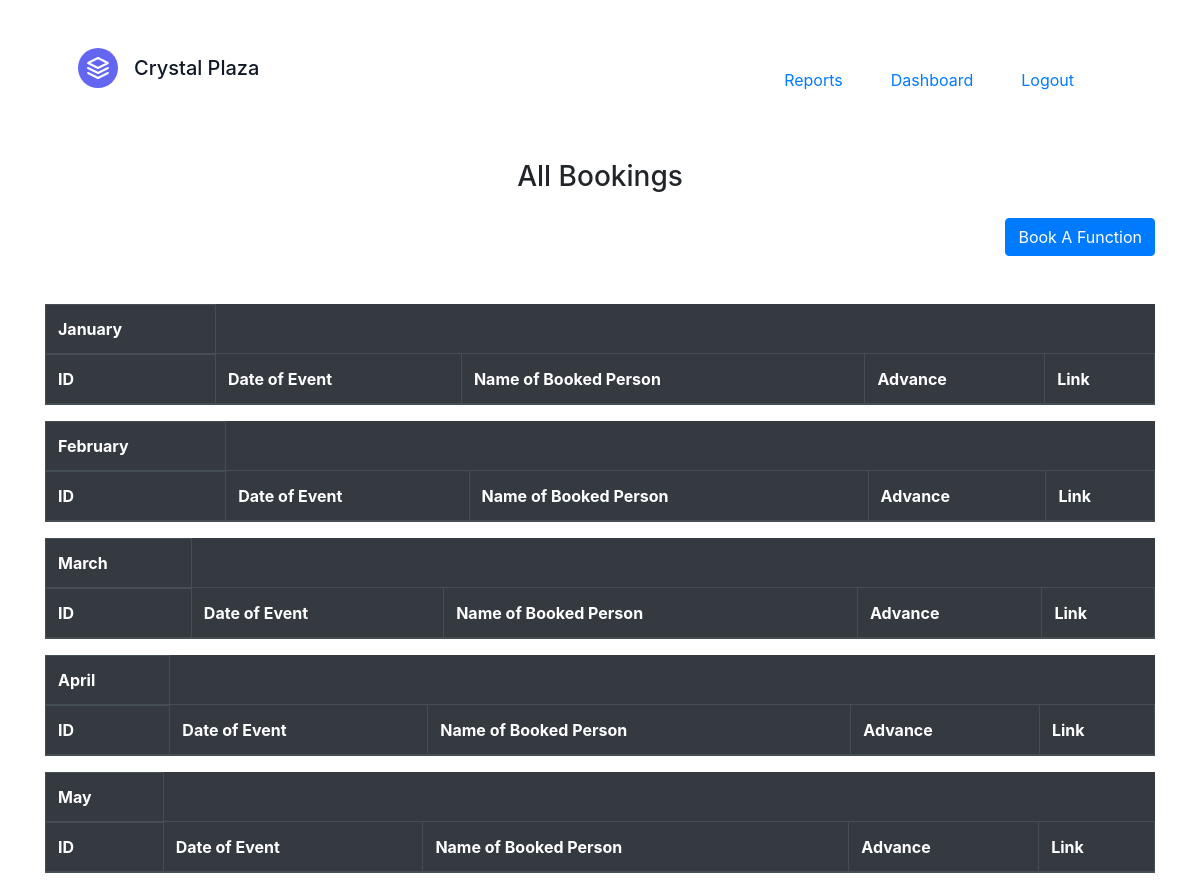
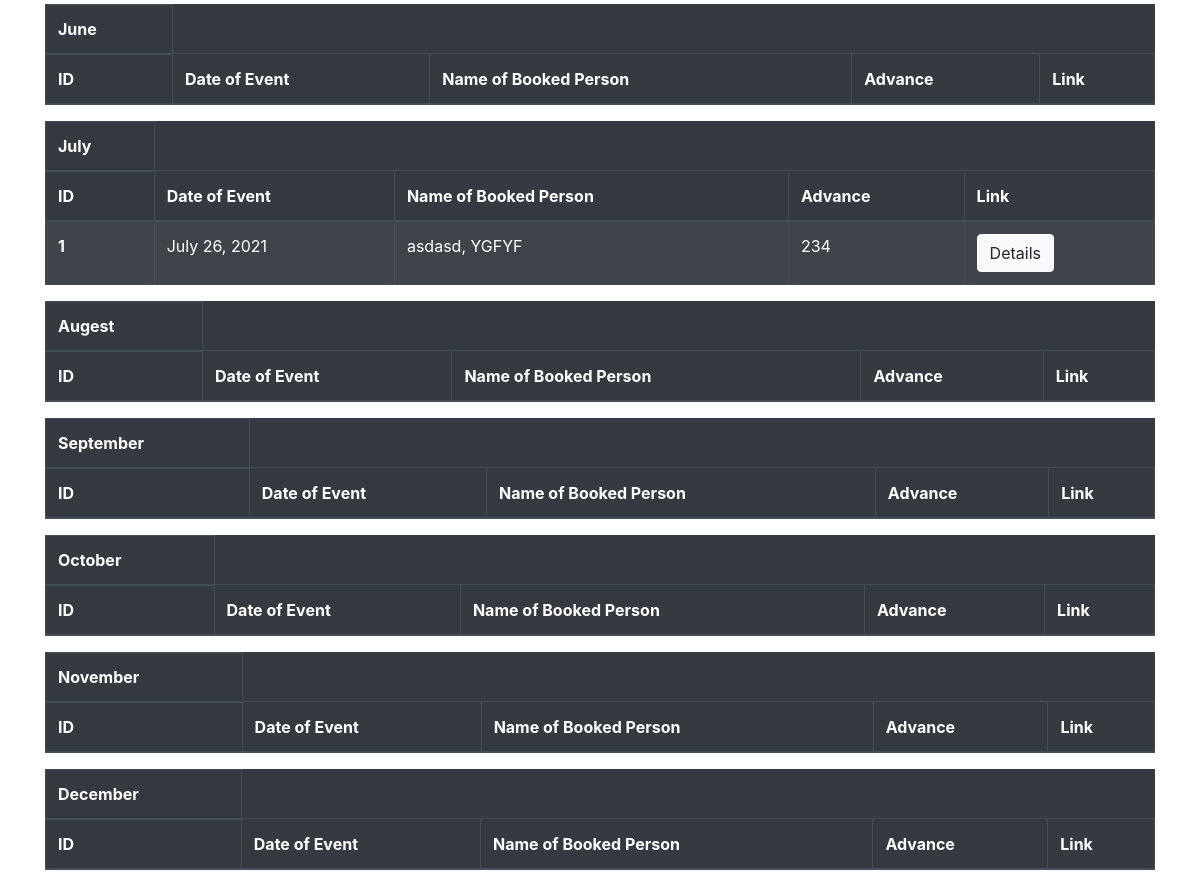
The app's page /booking/list/ (signed in) with its own data (2 pictures, top to bottom).
### booking/models.py (models this page shows, shortened)
class Month(models.Model):
    name=models.CharField(max_length=50)
    number=models.IntegerField()
    class Meta:
        ordering=('number',)

class BookingData(models.Model):
    event_choices=(('Marriage Function (Day)',"Marriage Function (Day)"),
                   ('Meeting','Meeting'),
                   ('Reception(Evening)','Reception(Evening)'))
    event_date=models.DateField(null=False,blank=False,unique=True)
    name=models.CharField(max_length=255)
    event_type=models.CharField(choices=event_choices,max_length=255)
    bride_or_groom_name=models.CharField(max_length=255,null=True,blank=True)
    house_name=models.CharField(max_length=255)
    post=models.CharField(max_length=255,null=True,blank=True)
    location=models.CharField(max_length=255)
    booking_date=models.DateTimeField(auto_now_add=True)
    last_modified=models.DateTimeField(auto_now=True)
    advance=models.PositiveIntegerField()
    total_amount=models.PositiveIntegerField(default=40000)
    balance=models.PositiveIntegerField(null=True)
    contact1=models.IntegerField()
    contact2=models.IntegerField()
    is_completed=models.BooleanField(default=False)
    kitchen_team=models.CharField(max_length=255,default='Not Provided',null=True,blank=True)
    kitchen_team_license=models.ImageField(upload_to='imgs/',null=True,blank=True)
    class Meta:
        ordering=('event_date',)

### booking/views.py (the view)
# urls.py: path("list/",views.listing_page,name='listing_page'),
def listing_page(request):
    record=BookingData.objects.all()
    months=Month.objects.all()
    context={
        'record':record,
        "months":months
    }
    return render(request,'booking/list.html',context)

### booking/templates/booking/list.html (shortened to what this page needs)
<!DOCTYPE html>
<html lang="en">
<head>
    <link href="https://unpkg.com/tailwindcss@^2/dist/tailwind.min.css" rel="stylesheet">
</head>
<body>
    {% extends "booking/base.html" %}
    {% block contain %}
    <header class="text-gray-600 body-font">
      <div class="container mx-auto flex flex-wrap p-5 flex-col md:flex-row items-center">
        <a class="flex title-font font-medium items-center text-gray-900 mb-4 md:mb-0">
          <svg xmlns="http://www.w3.org/2000/svg" fill="none" stroke="currentColor" stroke-linecap="round" stroke-linejoin="round" stroke-width="2" class="w-10 h-10 text-white p-2 bg-indigo-500 rounded-full" viewBox="0 0 24 24">
            <path d="M12 2L2 7l10 5 10-5-10-5zM2 17l10 5 10-5M2 12l10 5 10-5"></path>
          </svg>
          <span class="ml-3 text-xl">Crystal Plaza</span>
        </a>
        <nav class="md:ml-auto flex flex-wrap items-center text-base justify-center">
          <a class="mr-5 hover:text-gray-900" href="{% url 'ledger:allreports' %}">Reports</a>
          <a class="mr-5 hover:text-gray-900" href="{% url 'userdata:dashboard' %}">Dashboard</a>
          {% if user.is_authenticated %}
          <a class="mr-5 hover:text-gray-900" href="{% url 'userdata:logout' %}">Logout</a>
          {% else %}
          <a class="mr-5 hover:text-gray-900" href="{% url 'userdata:login' %}">Login</a>
          {% endif %}
        </nav >
      </div>
    </header>
{% if user.is_authenticated %}
    <div class="container">
 <h3 class="text-center mb-4">   All Bookings</h3>
 <div class="text-right mb-5">
      <a href="{% url 'booking:booking_page' %}"><button class="text-center btn btn-primary">Book A Function</button></a>
</div>
{% for month in months %}
      <table class="table table-bordered table-striped table-dark">
              <thead>
            <th scope="col">{{month.name}}</th>
          <tr>
            <th scope="col">ID</th>
            <th scope="col">Date of Event</th>
            <th scope="col">Name of Booked Person</th>
            <th scope="col">Advance</th>
            <th scope="col">Link</th>
          </tr>
        </thead>
        <tbody>
            {% for each_booking in record %}
              {% if each_booking.event_date.month == month.number and each_booking.is_completed == False %}
          <tr>
            <th scope="row">{{each_booking.id}}</th>
            <td>{{each_booking.event_date}}</td>
            <td>{{each_booking.name}}, {{each_booking.location}} </td>
            <td>{{each_booking.advance}}</td>
            <td><a href="{% url 'booking:detail_view' each_booking.id %}"><button class="btn btn-light">Details</button></a></td>
          </tr>
          {% endif %}
          {% endfor %}
        </tbody>
      </table>
      {% endfor %}
</div>
{% endif %}
     {% endblock contain %}

### booking/templates/booking/base.html (shortened to what this page needs)
<!DOCTYPE html>
<html lang="en">
<head>
    <link rel="stylesheet" href="https://cdn.jsdelivr.net/npm/bootstrap@4.6.0/dist/css/bootstrap.min.css">
</head>
<body>
    {% block contain %}
    {% endblock contain %}
</body>
</html>

### records on screen
Month: name "January"
Month: name "February"
Month: name "March"
Month: name "April"
Month: name "May"
Month: name "June"
Month: name "July"
BookingData: id "1", event_date "July 26, 2021", name "asdasd", location "YGFYF", advance "234"
Month: name "Augest"
Month: name "September"
Month: name "October"
Month: name "November"
Month: name "December"
